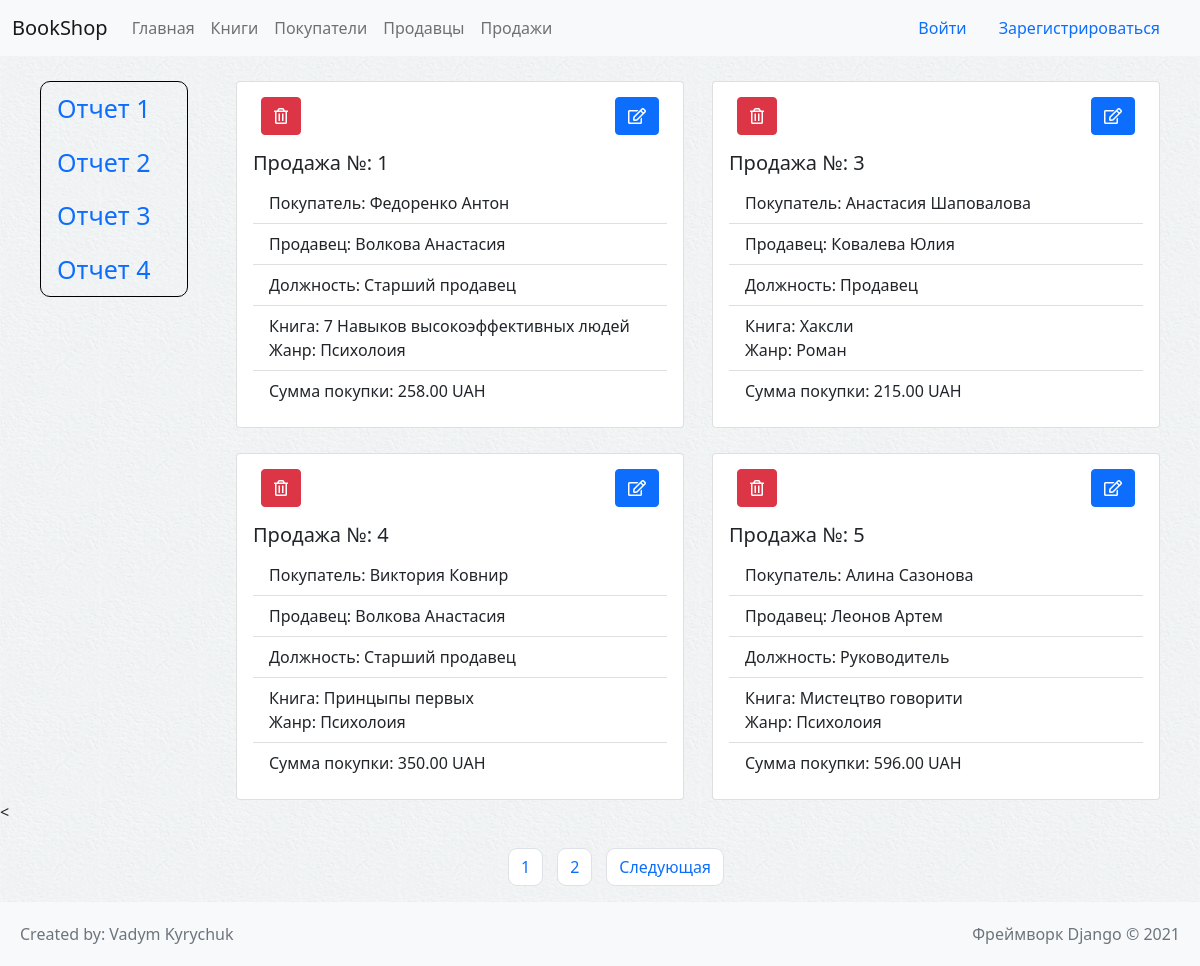
Page /order on the earlier database version.
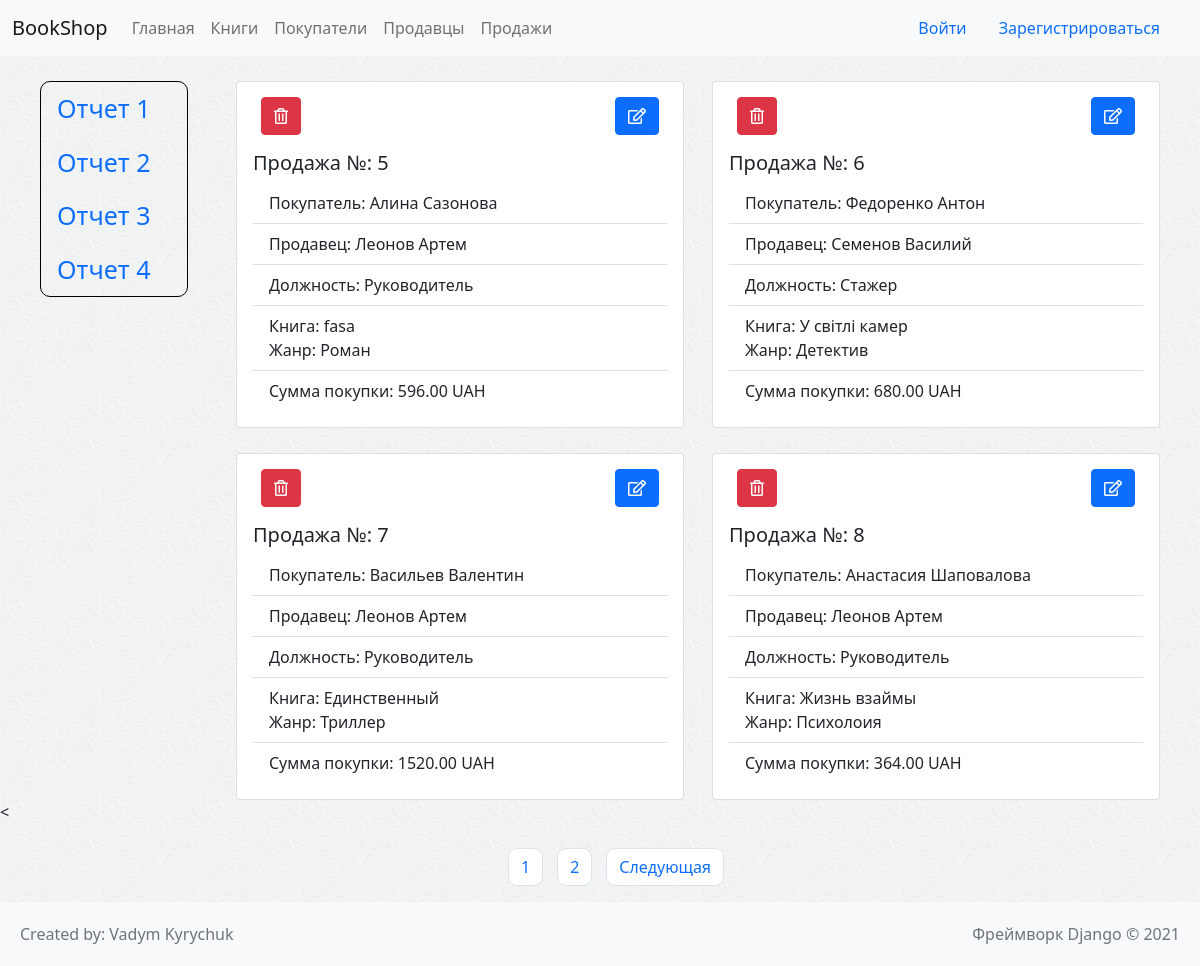
Same page on the later database version.
### books/models.py (models this page shows, shortened)
class Order(models.Model):
    customer = models.ForeignKey("Customer",
                                 on_delete=models.CASCADE,
                                 related_name='orders',
                                 related_query_name='orders',
                                 verbose_name='Покупатель')
    seller = models.ForeignKey("Seller",
                               on_delete=models.CASCADE,
                               related_name='orders',
                               related_query_name='order',
                               verbose_name='Продавец')
    product = models.ForeignKey('Book',
                                on_delete=models.CASCADE,
                                related_name='orders',
                                related_query_name='order',
                                verbose_name='Товар')
    date = models.DateField(auto_now_add=True, verbose_name="Время продажи")
    total = models.DecimalField(max_digits=12,
                                decimal_places=2,
                                blank=False,
                                default=0,
                                verbose_name='Сумма продажи')
    class Meta:
        verbose_name = 'Продажа'
        verbose_name_plural = 'Продажи'

class Customer(models.Model):
    first_name = models.CharField(max_length=64, blank=False, verbose_name='Имя')
    last_name = models.CharField(max_length=64, blank=False, verbose_name='Фамилия')
    phone = models.CharField(max_length=20, blank=False, unique=True, verbose_name='Номер телефона')
    email = models.EmailField(blank=True, verbose_name='Email')
    discount = models.BooleanField(default=0, blank=False, verbose_name='Скидка')
    class Meta:
        verbose_name = 'Покупатель'
        verbose_name_plural = 'Покупатели'
    def __str__(self):
        return self.first_name + " " + self.last_name

class Seller(models.Model):
    POSITION_LIST = [
        ('Trainee', "Стажер"),
        ('Salesman', "Продавец"),
        ('Oldest salesman', "Старший продавец"),
        ('Supervisor', "Руководитель")
    ]
    first_name = models.CharField(max_length=64, blank=False, verbose_name='Имя')
    last_name = models.CharField(max_length=64, blank=False, verbose_name='Фамилия')
    phone = models.CharField(max_length=20, blank=False, unique=True, verbose_name='Номер телефона')
    email = models.EmailField(blank=True, verbose_name='Email')
    position = models.CharField(max_length=64, blank=False, default='Trainee', choices=POSITION_LIST,
                                verbose_name='Должность')
    img = models.ImageField(upload_to='seller_img/%Y/%m/%d', blank=True, verbose_name='Изображение')
    recruitment = models.DateField(verbose_name="Принятие на работу")
    class Meta:
        verbose_name = "Продавец"
        verbose_name_plural = "Продавцы"

class Book(models.Model):
    GENRE_LIST = [
        ('Detective', 'Детектив'),
        ('Thriller', 'Триллер'),
        ('Novel', 'Роман'),
        ('Psychology', 'Психолоия')
    ]
    name_product = models.CharField(blank=False, max_length=64, verbose_name='Название')
    price = models.DecimalField(max_digits=12, decimal_places=2, blank=False, verbose_name='Цена')
    genre = models.CharField(max_length=64, blank=False, choices=GENRE_LIST, default='Detective', verbose_name='Жанр')
    img = models.ImageField(upload_to='books_img/%Y/%m/%d', blank=True, default='media/img.png',
                            verbose_name='Картинка')
    class Meta:
        verbose_name = 'Книга'
        verbose_name_plural = 'Книги'

### books/views.py (the view)
# urls.py: path('order', order, name='order'),
def order(request):
    if request.POST:
        curr_ord = request.POST.get("id", None)
        ord_elem = get_object_or_404(pk=int(curr_ord), klass=Order)
        ord_elem.delete()
        order = Order.objects.all()
    else:
        order = Order.objects.all()
    return render(request, 'order.html', {'content': pagination(request, order)})

### books/views.py (called while the page is built)
def pagination(request, instanse):
    pagin = Paginator(instanse, 4)
    page = request.GET.get('page')
    page_obj = pagin.get_page(page)
    return page_obj

### templates/order.html (shortened to what this page needs)
{% extends './partials/base.html' %}
{% block content %}
<div class="container-fluid" style="min-height: 80vh">
    <div class="row">
        <div class="col-md-2" style="padding-left:40px">
            <ul class="nav flex-column" style="font-size:25px; border:1px solid black; border-radius:10px; margin-top: 25px">
                <li class="nav-item">
                    <a class="nav-link"  href="{% url 'seller_buyers' %}">Отчет 1</a>
                </li>
                <li class="nav-item">
                    <a class="nav-link" href="{% url 'order_date' %}">Отчет 2</a>
                </li>
                <li class="nav-item">
                    <a class="nav-link" href="{% url 'seller_product' %}">Отчет 3</a>
                </li>
                <li class="nav-item">
                    <a class="nav-link" href="{% url 'customer_product' %}">Отчет 4</a>
                </li>
            </ul>
        </div>
        <div class="col-md-10">
            <div class="container">
    <div class="row">
        {% for i in content %}
        <div class="col-md-6">
            <div class="card" style="width: 28rem; margin-top:25px">
                <div class="container d-flex justify-content-between" style="margin-top:15px">
                    <form action="{% url 'order' %}" method="post">
                        <button class="btn btn-danger">
                            <i class="far fa-trash-alt"></i>
                        </button>
                    </form>
                    <form action="{% url 'update_order' i.id %}" method="get">
                        <button class="btn btn-primary">
                            <i class="far fa-edit"></i>
                        </button>
                    </form>
                </div>
                <div class="card-body">
                    <h5 class="card-title">Продажа №: {{i.id}}</h5>
                    <ul class="list-group list-group-flush">
                        <li class="list-group-item">Покупатель: {{i.customer}}</li>
                        <li class="list-group-item">Продавец: {{i.seller.last_name}} {{i.seller.first_name}}</li>
                        <li class="list-group-item">Должность: {{i.seller.get_position_display}}</li>
                        <li class="list-group-item">Книга: {{i.product.name_product}}<br>
                            Жанр: {{i.product.get_genre_display}}
                        </li>
                        <li class="list-group-item">Cумма покупки: {{i.total}} UAH</li>
                    </ul>
                </div>
            </div>
        </div>
        {% endfor %}
    </div>
</div>
        </div>
    </div>
</div>
<
{% include './partials/paginator.html' %}
{% endblock %}

Differences in the rows shown:
removed Order: id "1", customer "Федоренко Антон", seller.last_name "Волкова", seller.first_name "Анастасия", seller.position "Старший продавец", product.name_product "7 Навыков высокоэффективных людей", product.genre "Психолоия", total "258.00"
removed Order: id "3", customer "Анастасия Шаповалова", seller.last_name "Ковалева", seller.first_name "Юлия", seller.position "Продавец", product.name_product "Хаксли", product.genre "Роман", total "215.00"
removed Order: id "4", customer "Виктория Ковнир", seller.last_name "Волкова", seller.first_name "Анастасия", seller.position "Старший продавец", product.name_product "Принцыпы первых", product.genre "Психолоия", total "350.00"
changed through a linked row, Order "Алина Сазонова": product.name_product "Мистецтво говорити" → "fasa"; product.genre "Психолоия" → "Роман"
now on this page (row unchanged): Order: id "6", customer "Федоренко Антон", seller.last_name "Семенов", seller.first_name "Василий", seller.position "Стажер", product.name_product "У світлі камер", product.genre "Детектив", total "680.00"
now on this page (row unchanged): Order: id "7", customer "Васильев Валентин", seller.last_name "Леонов", seller.first_name "Артем", seller.position "Руководитель", product.name_product "Единственный", product.genre "Триллер", total "1520.00"
now on this page (row unchanged): Order: id "8", customer "Анастасия Шаповалова", seller.last_name "Леонов", seller.first_name "Артем", seller.position "Руководитель", product.name_product "Жизнь взаймы", product.genre "Психолоия", total "364.00"
